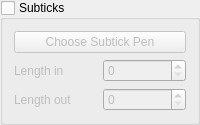
                                                            <widget class="QGroupBox" name="groupBox_xAxis_setSubTicksVisible">
                                                                <property name="title">
                                                                    <string>Subticks</string>
                                                                </property>
                                                                <property name="checkable">
                                                                    <bool>true</bool>
                                                                </property>
                                                                <property name="checked">
                                                                    <bool>false</bool>
                                                                </property>
                                                                <layout class="QGridLayout" name="gridLayout_25">
                                                                    <item row="0" column="0">
                                                                        <widget class="QPushButton" name="pushButton_xAxis_setSubTickPen">
                                                                            <property name="text">
                                                                                <string>Choose Subtick Pen</string>
                                                                            </property>
                                                                        </widget>
                                                                    </item>
                                                                    <item row="2" column="0">
                                                                        <layout class="QHBoxLayout" name="horizontalLayout_19">
                                                                            <item>
                                                                                <widget class="QLabel" name="label_18">
                                                                                    <property name="text">
                                                                                        <string>Length in</string>
                                                                                    </property>
                                                                                </widget>
                                                                            </item>
                                                                            <item>
                                                                                <widget class="QSpinBox" name="spinBox_xAxis_setSubTickLengthIn"/>
                                                                            </item>
                                                                        </layout>
                                                                    </item>
                                                                    <item row="4" column="0">
                                                                        <layout class="QHBoxLayout" name="horizontalLayout_20">
                                                                            <item>
                                                                                <widget class="QLabel" name="label_17">
                                                                                    <property name="text">
                                                                                        <string>Length out</string>
                                                                                    </property>
                                                                                </widget>
                                                                            </item>
                                                                            <item>
                                                                                <widget class="QSpinBox" name="spinBox_xAxis_setSubTickLengthOut"/>
                                                                            </item>
                                                                        </layout>
                                                                    </item>
                                                                </layout>
                                                            </widget>
